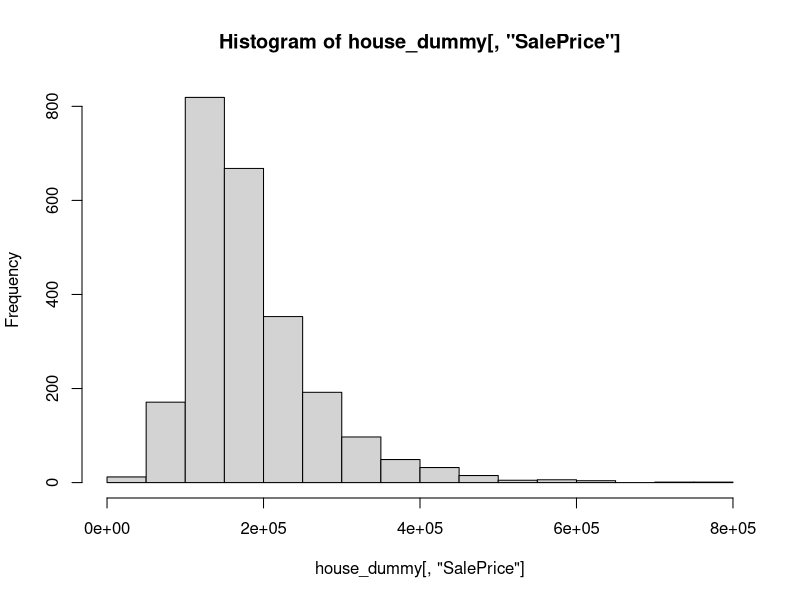

R code for this plot: (Note: this script raises an error after producing the figure.)
## ---- chunk 1
library(fastDummies)
house <- read.csv("housing.csv")
attach(house)
library(leaps)
house_dummy <- dummy_cols(house)

## ---- chunk 2
drop <- c("Alley", "LotConfig", "Foundation", "AC", "KitchenQual", "GarageFinish")
house_dummy <- house_dummy[, !(names(house_dummy) %in% drop)]
house_dummy
## ---- chunk 3
hist(house_dummy[,"SalePrice"])

#plot(SalePrice~., data = house_dummy)
boxplot(house)
## ---- chunk 4
cor(house_dummy[, c("LotConfig_CulDSac", "LotConfig_Corner", "LotConfig_FR2", "LotConfig_FR3", "LotConfig_Inside")])
## ---- chunk 5
names(house_dummy)
model <- lm(SalePrice~.-ï..Order-Foundation-LotConfig-AC-Alley-YearRemod-HalfBath-KitchenQual-GarageFinish-PorchSF-YrSold, data = house)
summary(model)
hist(model$residuals)
qqnorm(model$residuals)
qqline(model$residuals)
## ---- chunk 6
names(house_dummy)
dim(house_dummy)
## ---- chunk 7
alley_yes <- house[house$Alley == "yes", ]
alley_no <- house[house$Alley == "no", ]
length(alley_yes$SalePrice)
length(alley_no$SalePrice)
obs_diff <- mean(alley_no$SalePrice)-mean(alley_yes$SalePrice) 
obs_diff

p <- 10000
sim_alley <- rep(0, p)
alley <- c(alley_no$SalePrice, alley_yes$SalePrice)

for (i in 1:p){
  temp <- sample(alley, 2425, replace = FALSE)
  sim_alley[i] <- mean(temp[138:2425]) - mean(temp[1:137]) 
}

hist(sim_alley)
abline(v = obs_diff)
p_value <- mean(sim_alley > obs_diff)
p_value
## ---- chunk 8
ac_yes <- house[house$AC == "Y", ]
ac_no <- house[house$AC == "N", ]
length(ac_yes$SalePrice)
length(ac_no$SalePrice)
obs_diff <- mean(ac_yes$SalePrice) - mean(ac_no$SalePrice)
obs_diff

p <- 10000
sim_ac <- rep(0, p)
ac <- c(ac_no$SalePrice, ac_yes$SalePrice)

for (i in 1:p){
  temp <- sample(ac, 2425, replace = FALSE)
  sim_ac[i] <- mean(temp[144:2425]) - mean(temp[1:143]) 
}

hist(sim_ac)
abline(v = obs_diff)
p_value <- mean(sim_ac > obs_diff)
p_value
## ---- chunk 9
halfbath_yes <- house[house$HalfBath >= 1, ]
halfbath_no <- house[house$HalfBath == 0, ]
length(halfbath_no$SalePrice)
length(halfbath_yes$SalePrice)
obs_diff <- mean(halfbath_yes$SalePrice) - mean(halfbath_no$SalePrice)
obs_diff

p <- 10000
sim_halfbath <- rep(0, p) 
halfbath <- c(halfbath_no$SalePrice, halfbath_yes$SalePrice)

for (i in 1:p){
  temp <- sample(halfbath, 2425, replace = FALSE)
  sim_halfbath[i] <- mean(temp[1386:2425]) - mean(temp[1:1385]) 
}


hist(sim_halfbath)
abline(v = obs_diff)
p_value <- mean(a > obs_diff)
p_value
